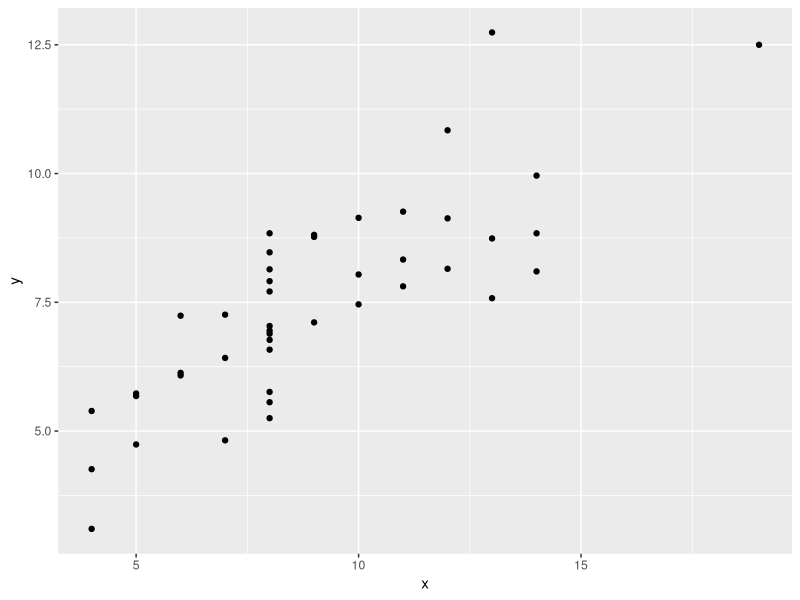

Here is the R script that generated this plot:
## ---- chunk 1
options(htmltools.dir.version = FALSE)

library(tidyverse)
## ---- chunk 2
anscombe_tidy <- read_csv("anscombe_tidy.csv")
# example
ggplot(anscombe_tidy, aes(x = x, y = y)) + 
  geom_point() 

